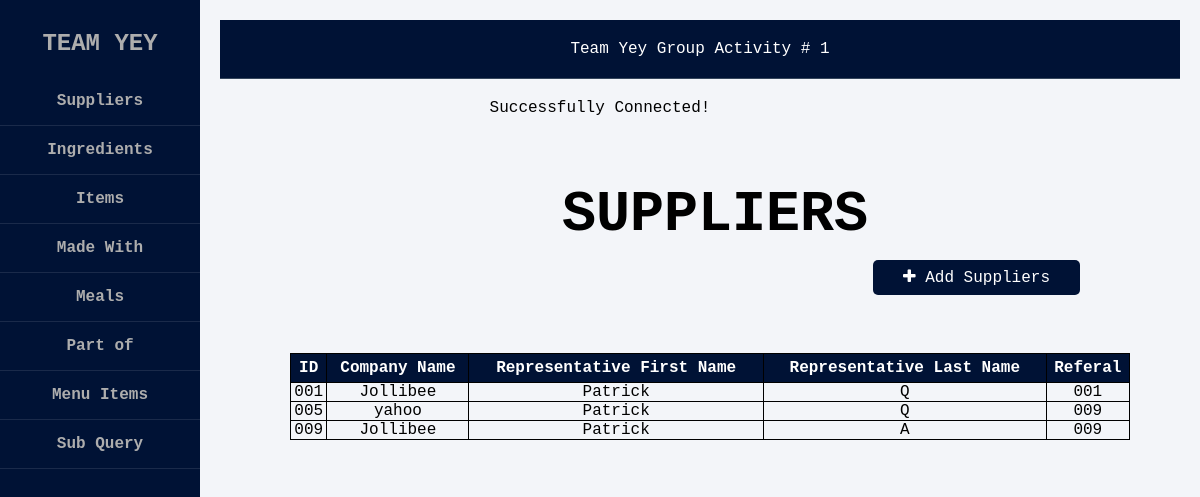
/suppliers.php, run on the app's committed database.
### tables this page shows
CREATE TABLE `suupliers` (
  `supplierid` char(5) NOT NULL,
  `company_name` varchar(30) NOT NULL,
  `rep_fname` varchar(20) NOT NULL,
  `rep_lname` varchar(20) NOT NULL,
  `referred_by_FK` char(5) NOT NULL
);

### suppliers.php (the view, shortened to what this page needs)
<?php
    include ("homepage.php");
	require_once("connection.php");
    $sql = "SELECT * FROM suupliers";
    $result = mysqli_query($conn, $sql);
?>
<!DOCTYPE html>
<html lang="en">
<head>
    <link rel="stylesheet" href="https://cdnjs.cloudflare.com/ajax/libs/font-awesome/4.7.0/css/font-awesome.min.css">
    <link href="suppliers.css" rel="stylesheet" type="text/css">
</head>
<body>
<div class="sidebar">
<br>
<br>
    <h1>SUPPLIERS</h1>
    <a href ="add_suppliers.php"> <button class="button button1"><i class="fa fa-plus"></i> Add Suppliers</button></a><br><br><br>
    <center>
    <table style = "width: 70%;">
        <tr>
	        <th>ID</th>
	        <th>Company Name</th>
	        <th>Representative First Name</th>
            <th>Representative Last Name</th>
            <th>Referal</th>
        </tr>
        <?php
            while($suupliers = mysqli_fetch_assoc($result)){
        ?>
        <tr>
            <td><?php echo $suupliers["supplierid"]; ?></td>
            <td><?php echo $suupliers["company_name"]; ?></td>
            <td><?php echo $suupliers["rep_fname"]; ?></td>
            <td><?php echo $suupliers["rep_lname"]; ?></td>
            <td><?php echo $suupliers["referred_by_FK"]; ?></td>
        </tr>
        <?php
                }
	    ?>
    </table>
    </center>
</div>
</body>
</html>

### homepage.php (shortened to what this page needs)
<!DOCTYPE html>
<html lang="en">
<head>
    <link rel="stylesheet" href="https://cdnjs.cloudflare.com/ajax/libs/font-awesome/4.7.0/css/font-awesome.min.css">
    <link href="index.css" rel="stylesheet" type="text/css">
</head>
   <body>
   <div class="wrapper">
    <div class="sidebar">
        <h2>Team Yey</h2>
        <ul>
            <li><h4><a  href ="suppliers.php"> Suppliers</a></h4></li>
            <li><h4><a  href ="ingredients.php"> Ingredients</a></h4></li>
            <li><h4><a  href ="items.php"> Items</a></h4></li>
            <li><h4><a  href ="madewith.php"> Made With</a></h4></li>
            <li><h4><a  href ="meals.php"> Meals</a></h4></li>
            <li><h4><a  href ="partof.php"> Part of</a></h4></li>
            <li><h4><a  href ="menuitems.php"> Menu Items</a></h4></li>
            <li><h4><a  href ="subquery.php"> Sub Query</a></h4></li>
        </ul>
    </div>
    <div class="main_content">
        <div class="header">Team Yey Group Activity # 1</div>
    </div>
</div>
   </body>
</html>

### index.css (style rules this page uses)
* { margin: 0; padding: 0; box-sizing: border-box; list-style: none; text-decoration: none; font-family: 'Century Gothic', monospace; }
body { background-color: #f3f5f9; }
.sidebar { display: flex; flex-direction: column; justify-content: flex-start; text-align: center; height: 100%; padding-top: 30px; overflow-y: auto; z-index: 1; transition: width 0.3s ease; }
.wrapper { display: flex; position: relative; }
.wrapper .sidebar { height: 100%; width: 200px; background: #001235; padding: 30px 0px; position: fixed; }
.wrapper .sidebar h2 { color:#adadad; text-transform: uppercase; text-align: center; margin-bottom: 20px; }
.wrapper .sidebar ul li { padding: 15px 0; border-bottom: 1px solid rgba(255, 255, 255, 0.1); transition: background-color 0.3s ease; width: 100%; text-align: center; }
.wrapper .sidebar ul li a { color: #adadad; display: block; transition: color 0.3s ease; }
.wrapper .main_content { width: 100%; margin-left: 200px; padding: 20px; }
.wrapper .main_content .header { background: #001235; color: #fff; padding: 20px; border-bottom: 1px solid #35465c; }

### suppliers.css (style rules this page uses)
body { text-align: center; }
h1 { display: flex; justify-content: center; margin-left: 230px; font-size: 1.5cm; }
.button { border: none; color: white; text-align: center; text-decoration: none; display: inline-block; font-size: 16px; margin: 4px 2px; transition-duration: 0.5s; cursor: pointer; border-radius: 5px; }
.button1 { background-color: #001235; color: white; float: right; margin-right: 120px; padding: 8px 30px; margin-top: 13px; }
table { border: .5px solid rgb(0, 0, 0); border-collapse: collapse; margin-left: 220px; padding: 5px 0px 5px 0px; text-align: center; }
tr, td { border: .5px solid rgb(0, 0, 0); border-collapse: collapse; margin-left: 230px; text-align: center; }
th { border: .5px solid rgb(0, 0, 0); border-collapse: collapse; margin-left: 220px; padding: 5px 0px 5px 0px; text-align: center; color: #ffffff; background-color: #001235; }

### data on the page
suupliers: supplierid "001", company_name "Jollibee", rep_fname "Patrick", rep_lname "Q", referred_by_FK "001"
suupliers: supplierid "005", company_name "yahoo", rep_fname "Patrick", rep_lname "Q", referred_by_FK "009"
suupliers: supplierid "009", company_name "Jollibee", rep_fname "Patrick", rep_lname "A", referred_by_FK "009"
